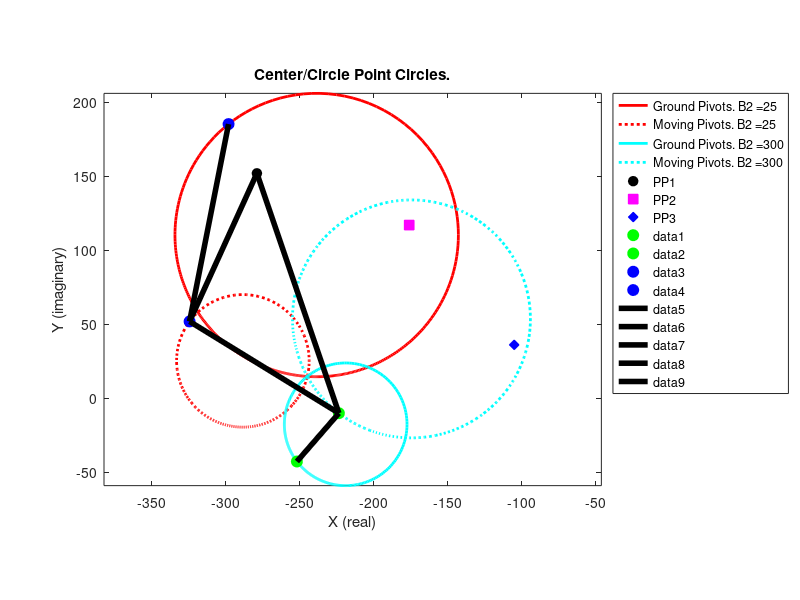

Write the MATLAB code that produced this figure. (Note: this script raises an error after producing the figure.)
% Homework 3, Problem 3
% Analytical Dyad program for K and m point circles
% Rod Dockter, Oct. 2014

% setup
clear all
deg2rad = (pi/180);

%%%%%%%%%%%%%%%%%%%%%%% User Inputs %%%%%%%%%%%%%%%%%%%%%%
% Specify all Beta2 values to try (angle between input positions 1 and 2) (deg)
beta2 = [25,300];

% Precision positions real+i*im (x,y)
PP1 = -279 + 152*i;
PP2 = -176 + 117*i;
PP3 = -105 + 36*i;

% Precision angles (deg)
theta1 = 22.87;
theta2 = 352.75;
theta3 = 287.61;



%%%%%%%%%%%%%%%%%%%%%%% Implementation %%%%%%%%%%%%%%%%%%%%%%
%Allocate beta3 values
beta3 = 0;
beta3rad = beta3 * deg2rad;
numPos = 361; %number of angles to try;

% convert to radians because matlab
theta1 = theta1 * deg2rad;
theta2 = theta2 * deg2rad;
theta3 = theta3 * deg2rad;
beta2rad = beta2 .* deg2rad;

% position differences (complex form )
delta2 = PP2-PP1;
delta3 = PP3-PP1;

%angle differences
alpha2 = theta2-theta1;
alpha3 = theta3-theta1;

% iterate through beta2 array
numBetas = length(beta2);
for bs = 1:numBetas
    %iterate through beta3 values
    for j = 1:numPos

        % Cramers Rule Matrices
        denominator = [ exp(i*beta2rad(bs)) - 1, exp(i*alpha2) - 1;
                        exp(i*beta3rad) - 1, exp(i*alpha3) - 1 ];
        numerator1 = [ delta2, exp(i*alpha2) - 1;
                        delta3, exp(i*alpha3) - 1 ];
        numerator2 = [ exp(i*beta2rad(bs)) - 1, delta2;
                        exp(i*beta3rad) - 1, delta3 ];

        % Cramers rule for Ax=B using the 2 vector loop equations
        W = det(numerator1) / det(denominator);
        Z = det(numerator2) / det(denominator);

        % pivot locations
        A0 = PP1 - Z - W;
        A1 = PP1 - Z;

        %store each ground and moving pivot into array (different rows for
        %beta2)
        groundPivots(bs,j) = A0;
        movingPivots(bs,j) = A1;

        %increment beta3
        beta3 = beta3 + 1;
        beta3rad = beta3 * deg2rad;
    end

end

% plot moving pivots, ground pivots and precision points
f1 = figure(1);

%plot all the beta circles
legendmatrix=cell(numBetas*2 + 3,1);
pidx = 1;
cmap = hsv(numBetas);
for bs = 1:numBetas
    plot(real(groundPivots(bs,:)),imag(groundPivots(bs,:)),'-','LineWidth',2,'Color',cmap(bs,:));
    hold on
    plot(real(movingPivots(bs,:)),imag(movingPivots(bs,:)),':','LineWidth',2,'Color',cmap(bs,:));
    hold on
    %add to legend for beta values
    legendmatrix{pidx} = strcat('Ground Pivots. B2 = ',num2str(beta2(bs)));
    pidx = pidx + 1;
    legendmatrix{pidx} = strcat('Moving Pivots. B2 = ',num2str(beta2(bs)));
    pidx = pidx + 1;
end
% plot precision points
plot(real(PP1),imag(PP1),'o','MarkerSize',7,'MarkerFaceColor',[0 0 0],'Color',[0 0 0]);
hold on
plot(real(PP2),imag(PP2),'s','MarkerSize',7,'MarkerFaceColor',[1 0 1],'Color',[1 0 1]);
hold on
plot(real(PP3),imag(PP3),'d','MarkerSize',7,'MarkerFaceColor',[0 0 1],'Color',[0 0 1]);

%format plots
axis equal
title('Center/Circle Point Circles.')
xlabel('X (real)')
ylabel('Y (imaginary)')
legendmatrix{pidx} = strcat('PP1');
legendmatrix{pidx+1} = strcat('PP2');
legendmatrix{pidx+2} = strcat('PP3');
legend(legendmatrix,'Location','BestOutside')


%%
% Additional Plotting for Problem 3, Part D

%values found for part C
A0 = -251.937948 + -42.893825 *i 
A1 = -223.558398 + -10.210592 *i 
B0 = -298.165343 + 185.315481 *i 
B1 = -324.520955 + 51.833125 *i

% plot moving and ground point and reast of mechanism
plot(real(A0),imag(A0),'o','MarkerSize',8,'MarkerFaceColor',[0 1 0],'Color',[0 1 0]);
hold on
plot(real(A1),imag(A1),'o','MarkerSize',8,'MarkerFaceColor',[0 1 0],'Color',[0 1 0]);
hold on
plot(real(B0),imag(B0),'o','MarkerSize',8,'MarkerFaceColor',[0 0 1],'Color',[0 0 1]);
hold on
plot(real(B1),imag(B1),'o','MarkerSize',8,'MarkerFaceColor',[0 0 1],'Color',[0 0 1]);
hold on
plot([real(A0), real(A1)],[imag(A0), imag(A1)],'-','LineWidth',4,'Color',[0 0 0]);
hold on
plot([real(B0), real(B1)],[imag(B0), imag(B1)],'-','LineWidth',4,'Color',[0 0 0]);
hold on
plot([real(B1), real(PP1)],[imag(B1), imag(PP1)],'-','LineWidth',4,'Color',[0 0 0]);
hold on
plot([real(A1), real(PP1)],[imag(A1), imag(PP1)],'-','LineWidth',4,'Color',[0 0 0]);
hold on
plot([real(A1), real(B1)],[imag(A1), imag(B1)],'-','LineWidth',4,'Color',[0 0 0]);

hold off


%%
% GUI for clicking on one circle and getting point on other

gg = 1;
while 1
    [x,y] = ginput(1);
    
    %delete last plotted point
    if gg > 1
       delete(mplot); 
       delete(gplot); 
    end

    % sorts through click point to find if its nearest a ground or moving
    % circle
    tmpg = sqrt((real(groundPivots(1,:))-x).^2 + (imag(groundPivots(1,:))-y).^2);
    [sg idxg] = min(tmpg);
    tmpm = sqrt((real(movingPivots(1,:))-x).^2 + (imag(movingPivots(1,:))-y).^2);
    [sm idxm] = min(tmpm);
    

    % based on closest circle specifies point for both pivots
    if(sg < sm)
        closestm = movingPivots(1,idxg) ;
        closestg = groundPivots(1,idxg) ;
    else
        closestm = movingPivots(1,idxm) ;
        closestg = groundPivots(1,idxm) ;
    end
    
    % plot moving and ground point
    mplot = plot(real(closestg),imag(closestg),'o','MarkerSize',3,'MarkerFaceColor',[0 0 0],'Color',[0 0 0]);
    hold on
    gplot = plot(real(closestm),imag(closestm),'o','MarkerSize',3,'MarkerFaceColor',[0 0 0],'Color',[0 0 0]);
    %increment indices
    gg = gg + 1;
    
    %prints
    fprintf(' Ground Pivot = %f + %f *i \n',real(closestg), imag(closestg));
    fprintf(' Moving Pivot = %f + %f *i \n',real(closestm), imag(closestm));
    
    %if mouse clicked go again, if keyboard press, exit
    w = waitforbuttonpress;
    if w == 0
        continue;
    else
        break;
    end
end

hold off
